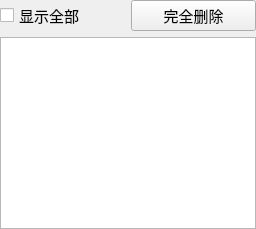
             <widget class="QWidget" name="tab_4">
              <attribute name="title">
               <string>已添加</string>
              </attribute>
              <layout class="QGridLayout" name="gridLayout_24">
               <property name="leftMargin">
                <number>0</number>
               </property>
               <property name="topMargin">
                <number>0</number>
               </property>
               <property name="rightMargin">
                <number>0</number>
               </property>
               <property name="bottomMargin">
                <number>0</number>
               </property>
               <item row="0" column="0">
                <widget class="QCheckBox" name="displayAllEpisode">
                 <property name="minimumSize">
                  <size>
                   <width>83</width>
                   <height>25</height>
                  </size>
                 </property>
                 <property name="font">
                  <font>
                   <family>宋体</family>
                   <pointsize>11</pointsize>
                  </font>
                 </property>
                 <property name="text">
                  <string>显示全部</string>
                 </property>
                 <property name="checkable">
                  <bool>true</bool>
                 </property>
                </widget>
               </item>
               <item row="0" column="1">
                <widget class="QPushButton" name="FullDelete">
                 <property name="minimumSize">
                  <size>
                   <width>75</width>
                   <height>25</height>
                  </size>
                 </property>
                 <property name="font">
                  <font>
                   <family>宋体</family>
                   <pointsize>11</pointsize>
                  </font>
                 </property>
                 <property name="text">
                  <string>完全删除</string>
                 </property>
                </widget>
               </item>
               <item row="1" column="0" colspan="2">
                <widget class="QTableWidget" name="HistoryViewDetailInput">
                 <property name="minimumSize">
                  <size>
                   <width>0</width>
                   <height>140</height>
                  </size>
                 </property>
                 <property name="whatsThis">
                  <string/>
                 </property>
                 <property name="editTriggers">
                  <set>QAbstractItemView::NoEditTriggers</set>
                 </property>
                </widget>
               </item>
              </layout>
             </widget>
